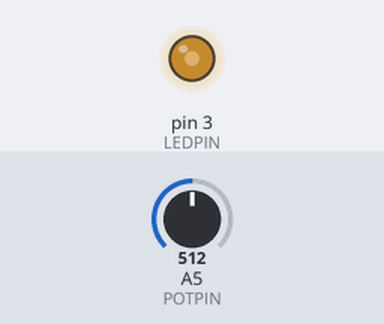
Simulated run of this sketch. Board: Arduino Uno, built with avr-gcc and run on an emulated ATmega328P. On the bench: output pins drawn as LEDs (lit = HIGH). Inputs (shaded band) come from the test bench; at power-on: A5 (POTPIN) = 512.

Above: at 1.2 s.
1.3 s: A5 (POTPIN) set to 716
At 2.5 s:
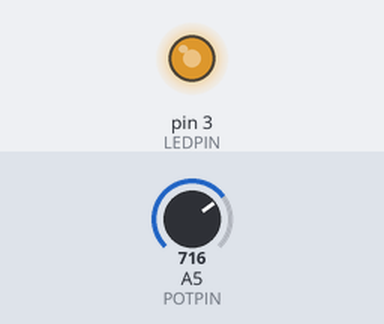
2.8 s: A5 (POTPIN) set to 900
At 3.7 s:
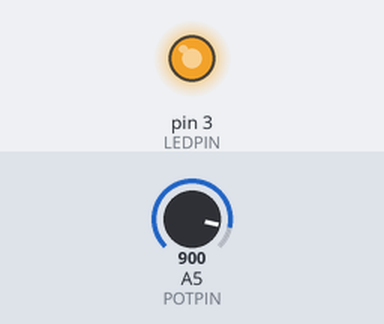
4.3 s: A5 (POTPIN) set to 122
At 4.9 s:
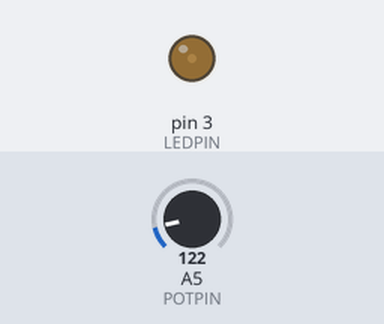
5.8 s: A5 (POTPIN) set to 0
At 7.2 s:
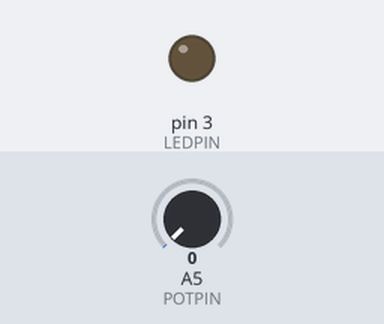
Timing chart, 0 to 8.3 s (numbered marks = the images above; inputs shaded):
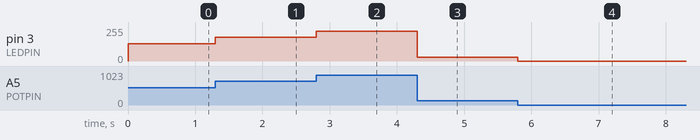

The sketch:

LedControl.ino
```cpp
#define POTPIN A5
#define LEDPIN 3

void setup () {
    //Seta o pino do led como saida
    pinMode(LEDPIN, OUTPUT);
}

void loop () {
    //Escreve no pino do led um valor proporcional
    //   a tensão no pino central do potenciometro
    analogWrite(LEDPIN, analogRead(POTPIN)/4);
}
```

Measured:
- after the input at 1.3 s, pin 3 (LEDPIN): 128/255 → 179/255 at once
- after the input at 2.8 s, pin 3 (LEDPIN): 179/255 → 225/255 at once
- after the input at 4.3 s, pin 3 (LEDPIN): 225/255 → 30/255 at once
- after the input at 5.8 s, pin 3 (LEDPIN): 30/255 → 0/255 at once
